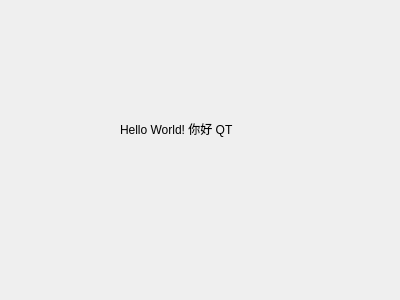
<?xml version="1.0" encoding="UTF-8"?>
<ui version="4.0">
 <class>HelloDialog</class>
 <widget class="QDialog" name="HelloDialog">
  <property name="geometry">
   <rect>
    <x>0</x>
    <y>0</y>
    <width>400</width>
    <height>300</height>
   </rect>
  </property>
  <property name="windowTitle">
   <string>Dialog</string>
  </property>
  <widget class="QLabel" name="label">
   <property name="geometry">
    <rect>
     <x>120</x>
     <y>120</y>
     <width>141</width>
     <height>17</height>
    </rect>
   </property>
   <property name="text">
    <string>Hello World! 你好 QT</string>
   </property>
  </widget>
 </widget>
 <resources/>
 <connections/>
</ui>
